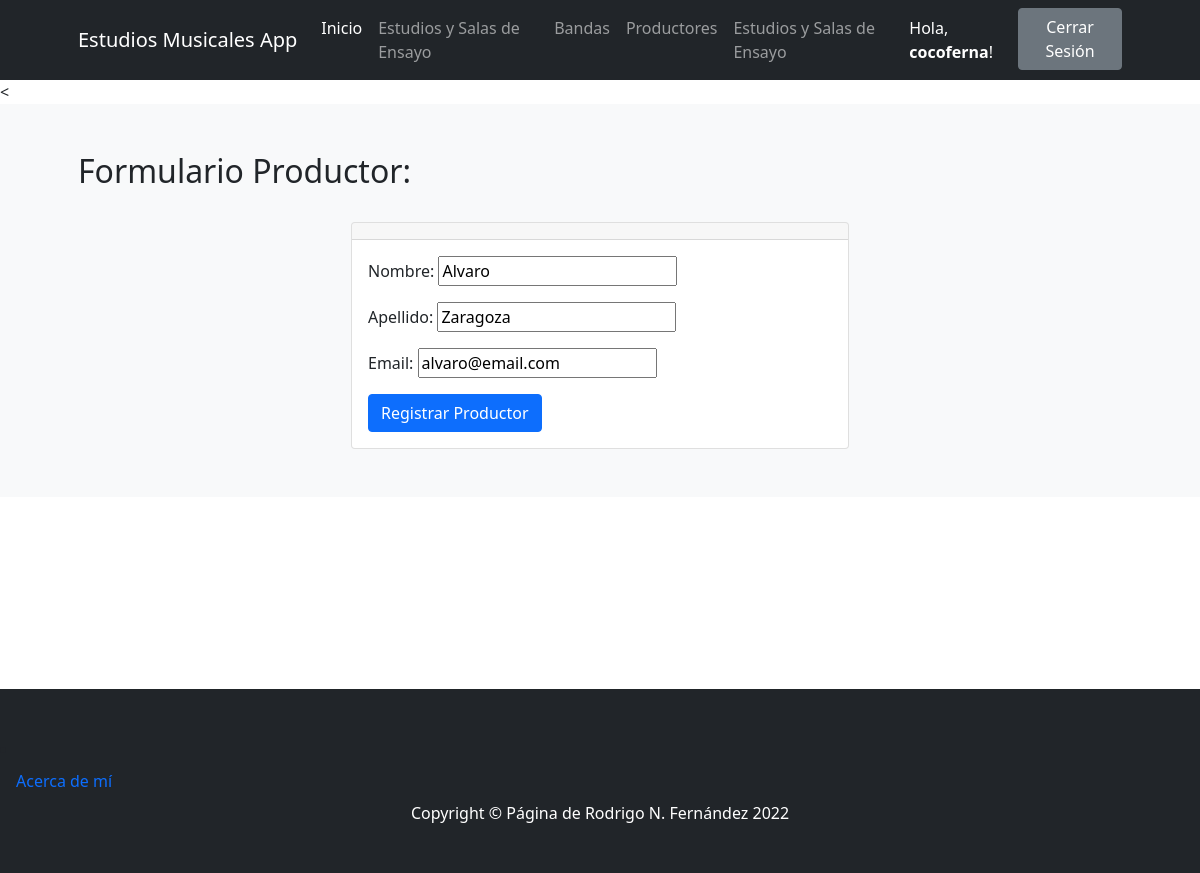
The page /editar_productor/2 (signed in) on the database its author committed.
### ProyectoCoderApp/models.py (models this page shows)
class Productores(models.Model):
    nombre = models.CharField(max_length=30) # Texto
    apellido = models.CharField(max_length=30) # Texto
    email = models.EmailField(blank=True, null=True) # Email - Opcional
    class Meta:
        verbose_name_plural="Productores"

### ProyectoCoderApp/views.py (the view, shortened to what this page needs)
# urls.py: path('editar_productor/<productor_id>', editar_productor, name="editar_productor"),
@staff_member_required
def editar_productor(request,productor_id):
    productor = Productores.objects.get(id=productor_id)
    formulario = nuevo_productor(initial={"nombre":productor.nombre, "apellido":productor.apellido, "email": productor.email})
    return render(request,"ProyectoCoderApp/formulario_productor.html",{"form":formulario})

### ProyectoCoderApp/forms.py
class nuevo_productor(forms.Form):
    nombre=forms.CharField(max_length=30,label="Nombre")
    apellido=forms.CharField(max_length=30,label="Apellido")
    email=forms.EmailField()

### ProyectoCoderApp/templates/ProyectoCoderApp/formulario_productor.html (shortened to what this page needs)
{% extends 'ProyectoCoderApp/base.html' %}
{% load static %}
{% block contenidoPagina %}
<<section class="bg-light py-5">
    <div class="container px-5">
        <h2>Formulario Productor:</h2>
        <br>
        <div class="row gx-5 justify-content-center">
            <div class="col-lg-6">
                <div class="card">
                    <div class="card-header text-center">
                    </div>
                    <div class="card-body">
                        <form action="" method="post">
                            {{ form.as_p }}
                            <input type="submit" class="btn btn-primary" value="Registrar Productor">
                        </form>
                    </div>
                </div>
            </div>
        </div>
    </div>
</section>
{% endblock %}

### ProyectoCoderApp/templates/ProyectoCoderApp/base.html (shortened to what this page needs)
{% load static %}
<!DOCTYPE html>
<html lang="es">
    <head>
        <link href="https://cdn.jsdelivr.net/npm/bootstrap-icons@1.4.1/font/bootstrap-icons.css" rel="stylesheet" />
        <link href="{% static 'css/styles.css' %}" rel="stylesheet" />
    </head>
    <body>
        <nav class="navbar navbar-expand-lg navbar-dark bg-dark">
            <div class="container px-5" >
                <a class="navbar-brand" href="{% url 'index' %}">Estudios Musicales App</a>
                <div class="collapse navbar-collapse" id="navbarSupportedContent">
                    <ul class="navbar-nav ms-auto mb-2 mb-lg-0">
                        <li class="nav-item"><a class="nav-link active" aria-current="page" href="{% url 'index' %}">Inicio</a></li>
                        {% if user.is_authenticated %}
                            {% if user.is_staff %}
                                <li class="nav-item"><a class="nav-link" href="{% url 'estudios' %}">Estudios y Salas de Ensayo</a></li>
                            {% endif %}
                        {% endif %}
                        <li class="nav-item"><a class="nav-link" href="{% url 'bandas' %}">Bandas</a></li>
                        {% if user.is_authenticated %}
                            <li class="nav-item"><a class="nav-link" href="{% url 'productores' %}">Productores</a></li>
                            <li class="nav-item"><a class="nav-link" href="{% url 'estudios' %}">Estudios y Salas de Ensayo</a></li>
                        {% endif %}
                        {% if user.is_authenticated %}
                            <li class="nav-item"><a class="nav-link active" href="{% url 'editar_perfil' %}"> Hola, <b>{{user.username}}</b>!</a>
                            <li class="nav-item"><a class="btn btn-secondary" href="{% url 'logout' %}">Cerrar Sesión</a></li>
                        {% else %}
                            <li class="nav-item"><a class="btn btn-secondary mx-3 " href="{% url 'login' %}">Iniciar Sesión</a></li>
                            <li class="nav-item"><a class="btn btn-outline-secondary" href="{% url 'register' %}">Registrarse</a></li>
                        {% endif %}
                    </ul>
                </div>
            </div>
        </nav>
        {% block contenidoPagina %}
        {% endblock %}
<br><br><br><br><br><br><br><br>
        <footer class="py-5 bg-dark">
            <li class="nav-item"><a class="nav-link active" aria-current="page" href="{% url 'acerca_de' %}">Acerca de mí</a></li>
            <div class="container px-5"><p class="m-0 text-center text-white">Copyright &copy; Página de Rodrigo N. Fernández 2022</p>
            </div>
        </footer>
    </body>
</html>

### rows shown on the page
Productores: nombre "Alvaro", apellido "Zaragoza", email "alvaro@email.com"

### other values the page prints
{{ user.username }} "cocoferna"
